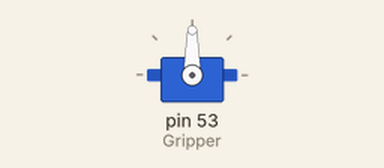
Simulated run of this sketch. Board: Arduino Mega 2560, built with avr-gcc and run on an emulated ATmega2560. Parts: servo.

Above: at 0.05 s.
At 1.7 s:
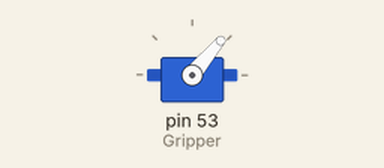
At 3.4 s:
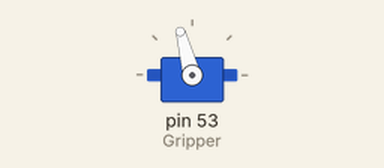
Timing chart, 0 to 7.8 s (numbered marks = the images above):
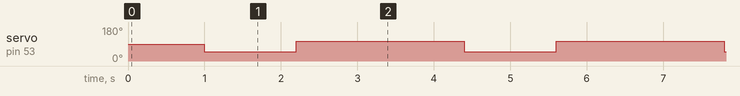

The sketch:

servo_gripper.ino
```cpp
#include <Servo.h>

Servo Gripper;

void setup() {
  Gripper.attach(53);
}

void loop() {
  //servo(3);
  delay(1000);
  servo(4);
  delay(1000);
  servo(5);
  delay(1000);

}

void servo(int pos){
  if (pos==6){
    Gripper.write(180);
    delay(200);
  }
  else if (pos==5){
    Gripper.write(105);
    delay(200);
  }
  else if (pos==4){
    Gripper.write(50);
    delay(200);
  }
  else if (pos==3){
    Gripper.write(0);
    delay(200);
  }
}
```

Measured:
- by itself, servo on pin 53 (Gripper): alternates 105° for 2.2 s and 50° for 1.2 s
